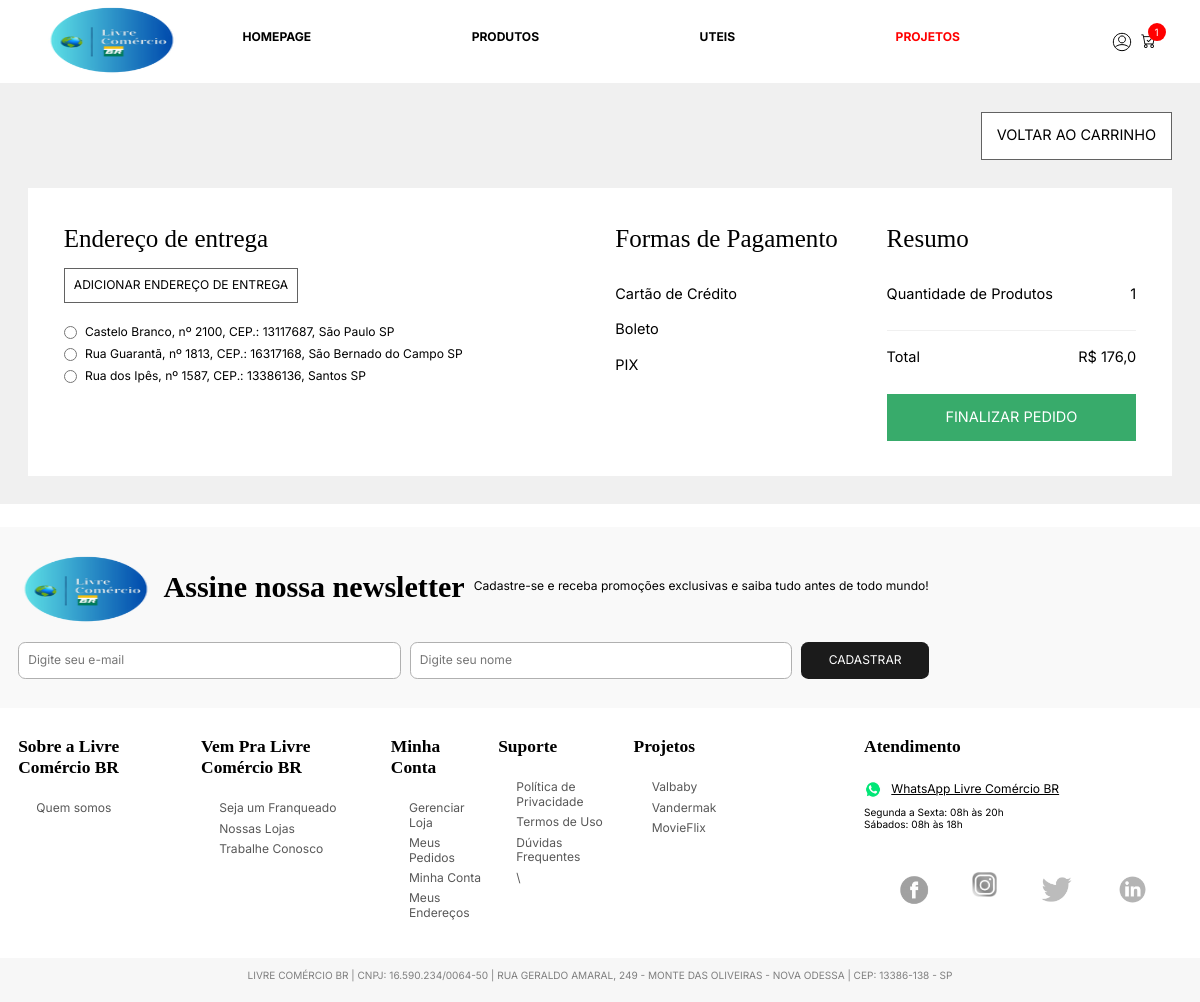
The page /loja/checkout/ (signed in) on the database its author committed.
### store/models.py (models this page shows, shortened)
class Endereco(models.Model):
    nome_endereco = models.CharField(max_length=150, blank=True, null=True)
    recebedor = models.CharField(max_length=150, blank=True, null=True)
    rua = models.CharField(max_length=150, blank=True, null=True)
    cep = models.CharField(max_length=32, blank=True, null=True)
    numero = models.IntegerField(blank=True, null=True, default=0)
    ponto_referencia = models.CharField(max_length=200, blank=True, null=True)
    bairro = models.CharField(max_length=50, blank=True, null=True)
    cidade = models.CharField(max_length=32, blank=True, null=True)
    estado = models.CharField(max_length=32, blank=True, null=True)
    cliente = models.ForeignKey(Cliente, on_delete=models.SET_NULL,
                                related_name='endereco_cliente', blank=True, null=True)

class Pedido(models.Model):
    cliente = models.ForeignKey(
        Cliente, on_delete=models.SET_NULL, blank=True, null=True)
    codigo_transacao = models.CharField(max_length=150, blank=True, null=True)
    finalizado = models.BooleanField(default=False)
    endereco = models.ForeignKey(
        Endereco, on_delete=models.SET_NULL, blank=True, null=True)
    data_finalizacao = models.DateTimeField(blank=True, null=True)
    @property
    def quantidade_itens(self):
        itens_carrinho = Carrinho.objects.filter(pedido__id=self.id)
        qtd_itens = sum([item.quantidade for item in itens_carrinho])
        return qtd_itens
    @property
    def total(self):
        itens_carrinho = Carrinho.objects.filter(pedido__id=self.id)
        total_carrinho = sum(
            [item.subtotal for item in itens_carrinho])
        return total_carrinho

class Carrinho(models.Model):
    item_estoque = models.ForeignKey(
        Estoque, on_delete=models.SET_NULL, related_name="item_produto", blank=True, null=True)
    quantidade = models.IntegerField(blank=True, null=True, default=0)
    pedido = models.ForeignKey(
        Pedido, on_delete=models.CASCADE, related_name="itens_do_pedido", blank=True, null=True)
    @property
    def subtotal(self):
        return self.quantidade * float(self.item_estoque.produto.preco)

class Estoque(models.Model):
    produto = models.ForeignKey(
        Produto, on_delete=models.SET_NULL, blank=True, null=True)
    cor = models.ForeignKey(Cor, on_delete=models.SET_NULL, blank=True,
                            null=True)  # (amarelo, azul, preto)
    tamanho = models.CharField(max_length=5, blank=True, null=True)
    estoque_disponivel = models.IntegerField(blank=True, null=True, default=0)

class Produto(models.Model):
    nome = models.CharField(max_length=150)
    imagem = models.ManyToManyField(Imagem,
                                    related_name='imagens_produto', blank=True)
    preco = models.DecimalField(
        max_digits=10, decimal_places=2, blank=True, null=True)
    descricao = models.TextField(blank=True, null=True)
    ativo = models.BooleanField(default=True)
    categoria = models.ForeignKey(
        Categoria, on_delete=models.SET_NULL, blank=True, null=True)
    tipo = models.ForeignKey(
        Tipo, on_delete=models.SET_NULL, blank=True, null=True)

### store/views.py (the view, shortened to what this page needs)
# urls.py: path('checkout/', checkout, name='checkout'),
def checkout(request):
    if request.user.is_authenticated:
        cliente = request.user.cliente
    pedido, criado = Pedido.objects.get_or_create(
        cliente=cliente, finalizado=False)
    enderecos = Endereco.objects.filter(cliente=cliente)
    context = {"pedido": pedido, "enderecos": enderecos,
               "cliente_existente": True}
    return render(request, 'checkout.html', context)

### loja_app/models.py (called while the page is built)
    def __str__(self) -> str:
        return str(self.nome)

### store/new_contexts.py (called while the page is built, shortened)
def shopping_cart(request):
    qtd_prod_carrinho = 0
    if request.user.is_authenticated:
        cliente = request.user.cliente
    pedido, criado = Pedido.objects.get_or_create(
        cliente=cliente, finalizado=False)
    """Agora preciso saber quais são os itens do pedido"""
    itens_carrinho = Carrinho.objects.filter(pedido=pedido)
    """Posso ter um pedido com apenas 1 produto, porém, sendo 5 produtos do mesmo produto"""
    for item in itens_carrinho:
        qtd_prod_carrinho += item.quantidade
    return {"qtd_prod_carrinho": qtd_prod_carrinho}

def categorias_tipos(request):
    categorias_navegacao = Categoria.objects.all()
    tipos_navegacao = Tipo.objects.all()
    return {"categorias_navegacao": categorias_navegacao, "tipos_navegacao": tipos_navegacao}

def equipe_vendas(request):
    vendas = False
    if request.user.is_authenticated:
        if request.user.groups.filter(name="vendas").exists():
            vendas = True
    return {"vendas": vendas}

### store/templates/checkout.html (shortened to what this page needs)
{% extends 'base_geral.html' %}
{% load static %}
{% block 'body' %}
<main class="principal">
  <section class="secao-checkout">
    <a href="{% url 'carrinho' %}" class="checkout__botao">Voltar ao carrinho</a>
    <div class="checkout">
      <form class="checkout__form" action="{% url 'finalizar_pedido' pedido.id %}" method="POST">{% csrf_token %}
        {% if request.user.is_authenticated %}
        <div class="checkout__secao-entrega-login--logado">
          <div class="checkout__secao-entrega">
            <div class="checkout__titulos">
              <p class="checkout__titulo">Endereço de entrega</p>
              <a href="{% url 'cadastrar_endereco' %}" class="checkout__botao checkout__botao--entrega" type="button">
                Adicionar endereço de entrega
              </a>
            </div>
            <div class="checkout__endereco-cadastrado">
              {% for endereco in enderecos %}
              <div class="checkout__pagamento-item">
                <input type="radio" name="endereco" value="{{endereco.id}}" />
                <label for="{{endereco.id}}">{{endereco.rua}}, nº {{endereco.numero}}, CEP.: {{endereco.cep}},
                  {{endereco.cidade}} {{endereco.estado}}</label>
              </div>
              {% endfor %}
            </div>
          </div>
        </div>
        {% endif %}
        <div class="checkout__secao-pagamento-infos">
          <div class="checkout__secao-pagamento">
            <div class="checkout__titulos">
              <p class="checkout__titulo">Formas de Pagamento</p>
            </div>
            <div class="checkout__pagamento-formas">
              <div class="checkout__pagamento-item">
                <p>Cartão de Crédito</p>
              </div>
              <div class="checkout__pagamento-item">
                <p>Boleto</p>
              </div>
              <div class="checkout__pagamento-item">
                <p>PIX</p>
              </div>
            </div>
          </div>
          <div class="checkout__secao-infos">
            <div class="checkout__titulos checkout__titulos--mb">
              <p class="checkout__titulo">Resumo</p>
            </div>
            <div class="subtotal__infos">
              <p>Quantidade de Produtos</p>
              <p>{{pedido.quantidade_itens}}</p>
            </div>
            <div class="subtotal__infos subtotal__infos--sborda">
              <p>Total</p>
              <p>R$ {{pedido.total}}</p>
            </div>
            <button class="subtotal__botao" type="submit">
              Finalizar Pedido
            </button>
          </div>
        </div>
      </form>
    </div>
  </section>
</main>
{% endblock %}

### templates/static/store/css/style.comp.css (style rules this page uses)
.checkout__botao, .subtotal__botao, .s-produto__adicicionar { margin-top: 1.28rem; width: 100%; background-color: #38ab6b; border-radius: 8px; color: #fff; font-size: inherit; text-transform: uppercase; border: none; padding: 1.6rem 0; cursor: pointer; transition: background-color ease-in 0.15s; text-decoration: none; text-align: center; }
* { margin: 0; padding: 0; box-sizing: border-box; }
html { font-size: 62.5%; }
@media (max-width: 80em) { html { font-size: 56.75%; } }
body { font-family: Inter, sans-serif; font-size: 1.6rem; line-height: 1.2; color: #000; background-color: #fff; }
.principal { display: flex; flex-flow: column nowrap; align-items: stretch; justify-content: start; gap: 2.5rem; }
.subtotal__infos { display: flex; flex-flow: row nowrap; align-items: stretch; justify-content: space-between; gap: 0.6rem; padding: 2rem 0; border-bottom: solid 1px #f0f0f0; }
.subtotal__infos--sborda { border-bottom: none; }
.subtotal__botao { border-radius: 0; margin-top: 0; }
.secao-checkout { display: flex; flex-flow: column nowrap; align-items: start; justify-content: start; gap: 3.12rem; padding: 3.12rem 3.12rem; background-color: #f0f0f0; }
.checkout { display: flex; flex-flow: row nowrap; align-items: start; justify-content: start; gap: 4.88rem; padding: 3.9rem; background-color: #fff; width: 100%; }
.checkout__form { display: flex; flex-flow: row nowrap; align-items: start; justify-content: space-between; gap: 4.88rem; width: 100%; }
.checkout input { padding: 1rem 0.6rem; border: 1px solid #626262; border-radius: 4px; width: 100%; }
.checkout input::placeholder { font-size: 1.33rem; }
.checkout label { position: absolute; top: 0; left: 0; transform: translate(10px, -50%); background-color: #fff; line-height: 1; padding: 0 0.3rem; font-size: 1.33rem; }
.checkout__secao-entrega-login--logado .checkout__endereco-cadastrado { display: flex; }
.checkout__secao-pagamento-infos { display: flex; flex-flow: row nowrap; align-items: stretch; justify-content: space-between; gap: 4.88rem; width: max(57.38rem, 57.38rem + (100vw - 74.92rem - 57.38rem) / 2); }
.checkout__secao-pagamento { min-width: 25rem; }
.checkout__secao-entrega, .checkout__secao-login, .checkout__secao-pagamento { display: flex; flex-flow: column nowrap; align-items: stretch; justify-content: start; gap: 2.5rem; }
.checkout__secao-infos { display: flex; flex-flow: column nowrap; align-items: stretch; justify-content: start; gap: 0; min-width: 27.5rem; }
.checkout__pagamento-formas { display: flex; flex-flow: column nowrap; align-items: stretch; justify-content: start; gap: 1rem; }
.checkout__pagamento-item { display: flex; flex-flow: row nowrap; align-items: center; justify-content: start; gap: 0.6rem; }
.checkout__pagamento-item input { width: auto; }
.checkout__pagamento-item label { position: static; transform: none; }
.checkout__botao { color: inherit; background-color: #fff; border: solid 1px #626262; align-self: flex-end; border-radius: 0; margin-top: 0; width: auto; padding: 1.6rem; }
.checkout__botao--entrega { padding: 1rem; font-size: 1.33rem; align-self: inherit; }
.checkout__titulos { display: flex; flex-flow: column nowrap; align-items: start; justify-content: start; gap: 0.6rem; }
.checkout__titulos--mb { margin-bottom: 0.5rem; }
.checkout__titulo { font-family: serif; font-size: 2.76rem; }
.checkout__endereco-cadastrado { display: flex; flex-flow: column nowrap; align-items: stretch; justify-content: start; gap: 1rem; display: none; }

### rows shown on the page
Endereco: rua "Castelo Branco", numero "2100", cep "13117687", cidade "São Paulo", estado "SP"
Endereco: rua "Rua Guarantã", numero "1813", cep "16317168", cidade "São Bernado do Campo", estado "SP"
Endereco: rua "Rua dos Ipês", numero "1587", cep "13386136", cidade "Santos", estado "SP"
Pedido: quantidade_itens "1", total "176,0"

### other values the page prints
{{ qtd_prod_carrinho }} "1"
